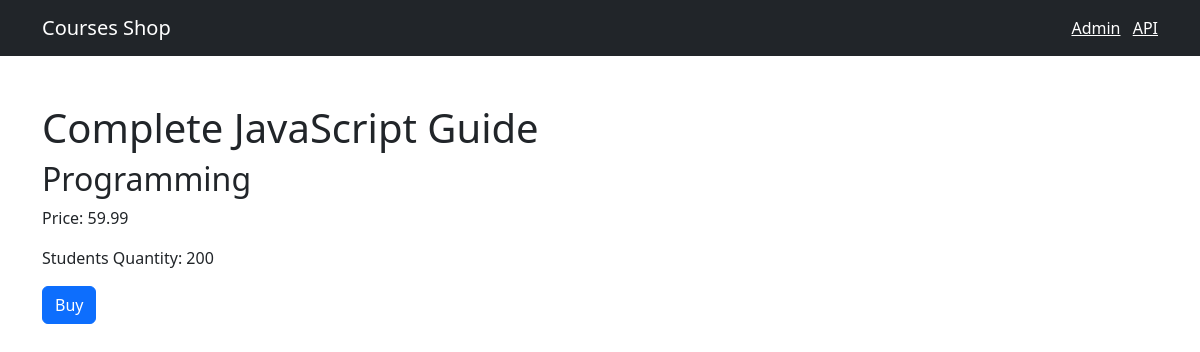
Screenshot of /3/ with the database file from the repository.
### shop/models.py (models this page shows, shortened)
class Course(models.Model):
    title = models.CharField(max_length=300)
    price = models.FloatField()
    students_qty = models.IntegerField()
    reviews_qty = models.IntegerField()
    category = models.ForeignKey(Category, on_delete=models.CASCADE)
    created_at = models.DateTimeField(default=timezone.now)

class Category(models.Model):
    title = models.CharField(max_length=255)
    created_at = models.DateTimeField(default=timezone.now)
    def __str__(self):
        return self.title

### shop/views.py (the view)
# urls.py: path('<int:course_id>/', views.single_course, name='single_course')
def single_course(request, course_id):
    course = get_object_or_404(Course, pk=course_id)
    return render(request, 'shop/single_course.html', {'course': course})

### templates/shop/single_course.html (shortened to what this page needs)
{% extends 'base.html'%}
{% block content %}
<h1 class="mt-5">{{ course.title }}</h1>
<h2>{{ course.category }}</h2>
<p>Price: {{ course.price }}</p>
<p>Students Quantity: {{ course.students_qty }}</p>
<button class="btn btn-primary">Buy</button>
{% endblock %}

### rows the page displays
Course: title "Complete JavaScript Guide", category "Programming", price "59.99", students_qty "200"
